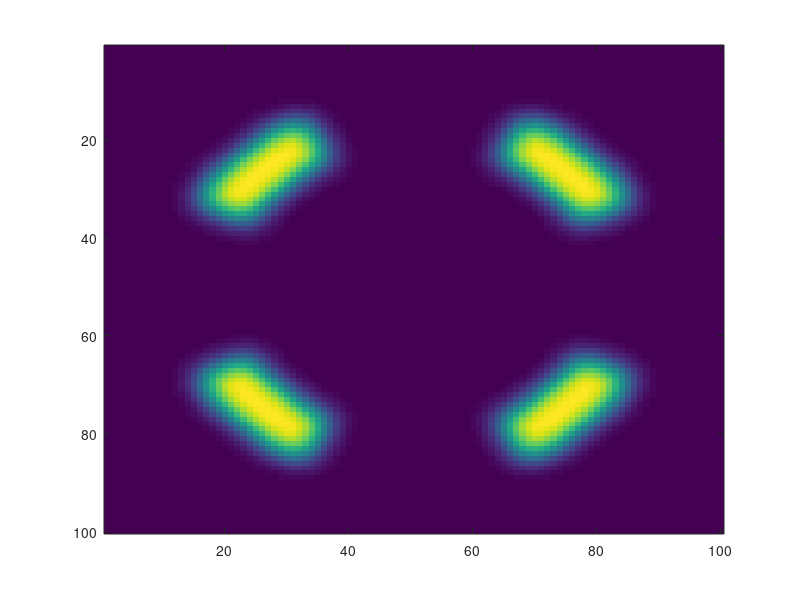

MATLAB code for this plot: (Note: this script raises an error after producing the figure.)
% Copyright Jean-Marie Mirebeau, 2015. jm(dot)mirebeau(at)gmail(dot)com

% This file illustrates the discretization of anisotropic diffusion 
% using the monotony preserving scheme published in :

% J. Fehrenbach, J.-M. Mirebeau, Sparse non-negative stencils for anisotropic diffusion,
% J. Math. Imag. Vis., vol. 49(1) (2014), pp. 123-147

% Here we diffuse a tensor field using itself.

% Important note : Matlab uses an image-as-matrix convention,
% which is not much compatible with anisotropic PDEs.
% Hence this code contains a lot of transpositions.

n=99;%n must be odd, or zero divide in this example.
[x,y]=meshgrid(-1:2/n:1,-1:2/n:1);
x=x'; y=y'; % !! transpose !!
s = size(x);

% -------- Generate a field of diffusion tensors --------
eVal1 = ones(s); eVal2 = 20*ones(s); %eigenvalues

eVec1 = zeros([s,2]); eVec2=eVec1; %eigenvectors
r=sqrt(x.*x+y.*y); 
eVec1(:,:,1)= x./r; eVec1(:,:,2)=y./r;
eVec2(:,:,1)=-y./r; eVec2(:,:,2)=x./r;

%diffusion tensors with the above eigenvectors and eigenvalues.
%Here : diffusion in a circular fashion, around the image center.
% Format : xx, xy, yy
tensors = ones([s,3]);
tensors(:,:,1)=eVal1.*eVec1(:,:,1).*eVec1(:,:,1)+eVal2.*eVec2(:,:,1).*eVec2(:,:,1);
tensors(:,:,2)=eVal1.*eVec1(:,:,1).*eVec1(:,:,2)+eVal2.*eVec2(:,:,1).*eVec2(:,:,2);
tensors(:,:,3)=eVal1.*eVec1(:,:,2).*eVec1(:,:,2)+eVal2.*eVec2(:,:,2).*eVec2(:,:,2);

%tensors(:,:,1)=1; tensors(:,:,2)=0; tensors(:,:,3)=1; %Uniform diffusion
%tensors(:,:,1)=1*(x<=0)+2*(x>0); tensors(:,:,2)=0; tensors(:,:,3)=0.01*(y<=0)+1*(y>0); %diagonal tensors

% We set identity tensors in the masked zone, 
% and anisotropic tensors in the remaining zone.

mask = (2*abs(x))<abs(y) | (2*abs(y))<abs(x) | r<0.6 | r>0.8;

tensors(:,:,1) = mask + tensors(:,:,1).*(1-mask);
tensors(:,:,2) =        tensors(:,:,2).*(1-mask);
tensors(:,:,3) = mask + tensors(:,:,3).*(1-mask);
%Showing the determinants
imagesc(tensors(:,:,1).*tensors(:,:,3)-tensors(:,:,2).^2); pause; 

% Now is the main loop.
nMainLoops=40;
nInnerLoops=10;
for mainCounter=1:nMainLoops
    % Some isotropic diffusion
    tensorsConvolved = tensors;
    for i=1:nInnerLoops
        tensorsConvolved = imfilter(tensorsConvolved,fspecial('gaussian',3,1.),'symmetric');
    end
    imagesc(tensorsConvolved(:,:,1).*tensorsConvolved(:,:,3)-tensorsConvolved(:,:,2).^2);pause;

    %Some anisotropic diffusion
    A=DiffusionSparseMatrix_2D(tensorsConvolved);
    maxTimeStep = 1./full(max(A(:)));
    dt=0.5*maxTimeStep;
    for j=1:3
        image=reshape(tensors(:,:,j)',[prod(s),1]); % !! transpose !!
        for i=1:nInnerLoops
            image=image-dt*A*image;
        end
        tensors(:,:,j)=reshape(image,s)';
    end
    imagesc(tensors(:,:,1).*tensors(:,:,3)-tensors(:,:,2).^2);
end
